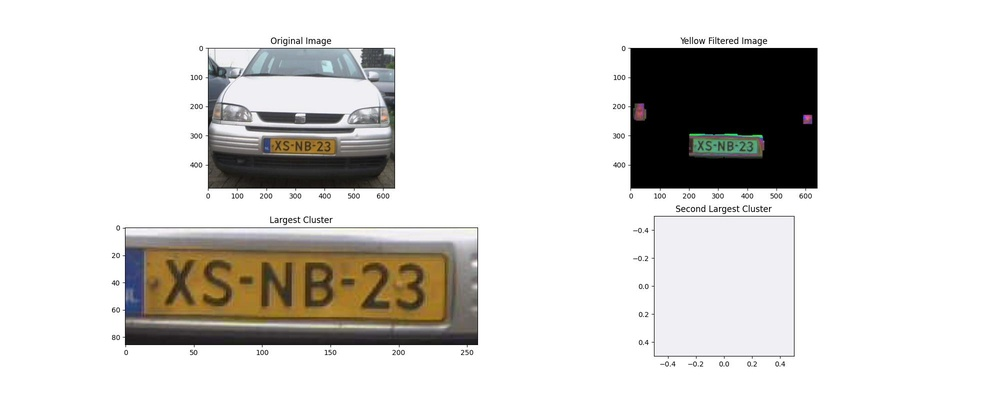
#> input picture LocalizationLogs/1.jpg, 1000 x 400 px, shrunk from 2000 x 800 before the run
$ python -i Localization.py   (imports and definitions only)
#> lines starting #> are read from the running program, lines starting #| are printed output that depends on the picture; after the words box and inside, x2 and y2 are one past the last pixel; in counts of white or black regions, pixels touching at a corner belong together
import cv2
import numpy as np
import matplotlib.pyplot as plt
import os


# [12 lines left out: function mostCommonColor, not called in this run]


def rotate_image(image):
    gray = cv2.cvtColor(image, cv2.COLOR_BGR2GRAY)

    edge_thresholds = np.arange(50, 255, 20)
    line_thresholds = np.arange(100, 50, -20)

    for edge_threshold in edge_thresholds:
        for line_threshold in line_thresholds:
            edges = cv2.Canny(gray, 50, edge_threshold)
            lines = cv2.HoughLines(edges, 1, np.pi / 180, line_threshold)

            if lines is not None:
                dominant_line = lines[0][0]
                angle = np.degrees(dominant_line[1]) - 90
                center = tuple(np.array(image.shape[1::-1]) / 2)
                rotation_matrix = cv2.getRotationMatrix2D(center, angle, 1.0)
                rotated_image = cv2.warpAffine(image, rotation_matrix, image.shape[1::-1], flags=cv2.INTER_LINEAR)

                # [17 lines of commented-out code are left out]

                return rotated_image

    # print("No lines detected")
    return None


def improveMask(mask):
    n8 = np.array([[1, 1, 1],
                   [1, 1, 1],
                   [1, 1, 1]], np.uint8)
    n4 = np.array([[0, 1, 0],
                   [1, 1, 1],
                   [0, 1, 0]], np.uint8)

    # Improve the mask using morphological dilation and erosion
    mask = cv2.erode(mask, n4)
    mask = cv2.dilate(mask, n8)
    mask = cv2.dilate(mask, n8)
    mask = cv2.dilate(mask, n8)
    mask = cv2.dilate(mask, n8)
    mask = cv2.dilate(mask, n8)
    mask = cv2.dilate(mask, n8)
    mask = cv2.dilate(mask, n8)
    mask = cv2.dilate(mask, n8)
    mask = cv2.dilate(mask, n8)
    mask = cv2.dilate(mask, n8)
    mask = cv2.dilate(mask, n8)
    mask = cv2.dilate(mask, n8)
    mask = cv2.dilate(mask, n8)
    mask = cv2.dilate(mask, n8)
    mask = cv2.dilate(mask, n8)
    # Return the improved mask
    return mask


# Define a function to create a gaussian kernel
# [18 lines left out: functions gaussianFilter, get_next_filename, not called in this run]


def twoBiggestPlates(image):
    hsv = cv2.cvtColor(image, cv2.COLOR_BGR2HSV)
    lower_yellow = np.array([10, 60, 100])
    upper_yellow = np.array([40, 255, 200])

    mask = cv2.inRange(hsv, lower_yellow, upper_yellow)
    mask = improveMask(mask)

    filtered_image = cv2.bitwise_and(image, image, mask=mask)
    filtered_image = cv2.cvtColor(filtered_image, cv2.COLOR_HSV2RGB)

    contours, _ = cv2.findContours(mask, cv2.RETR_EXTERNAL, cv2.CHAIN_APPROX_SIMPLE)

    if contours:
        largest_contour = max(contours, key=cv2.contourArea)

        largest_contour_mask = np.zeros_like(mask)
        cv2.drawContours(largest_contour_mask, [largest_contour], -1, 255, thickness=cv2.FILLED)
        x1, y1, w1, h1 = cv2.boundingRect(largest_contour)
        x2, y2, w2, h2 = 0, 0, 1, 1

        mask_without_largest = cv2.bitwise_xor(mask, largest_contour_mask)
        contours, _ = cv2.findContours(mask_without_largest, cv2.RETR_EXTERNAL, cv2.CHAIN_APPROX_SIMPLE)
        if contours:
            second_largest_contour = max(contours, key=cv2.contourArea)

            second_largest_contour_mask = np.zeros_like(mask)
            cv2.drawContours(second_largest_contour_mask, [second_largest_contour], -1, 255, thickness=cv2.FILLED)

            x2, y2, w2, h2 = cv2.boundingRect(second_largest_contour)
    else:
        x1, y1, w1, h1 = 0, 0, 1, 1
        x2, y2, w2, h2 = 0, 0, 1, 1

    firstArea = w1 * h1
    secondArea = w2 * h2

    if firstArea < 100:
        x1, y1, w1, h1 = 0, 0, 1, 1
    if secondArea < firstArea * 0.75:
        x2, y2, w2, h2 = 0, 0, 1, 1

    cropped_image_largest = image[y1:y1 + h1, x1:x1 + w1]
    cropped_image_second_largest = image[y2:y2 + h2, x2:x2 + w2]

    rotated_cropped_largest = rotate_image(cropped_image_largest)
    rotated_cropped_second_largest = rotate_image(cropped_image_second_largest)
    return rotated_cropped_largest, rotated_cropped_second_largest


# [49 lines left out: functions cropPlate, plate_detection, not called in this run]

>>> import cv2
>>> picture = cv2.imread('LocalizationLogs/1.jpg')
#> picture is the input picture: shape (400, 1000, 3); mean B, G, R 211.2, 213.9, 215.7
>>> result = twoBiggestPlates(picture)
#> in twoBiggestPlates, `hsv = cv2.cvtColor(image, cv2.COLOR_BGR2HSV)`: hsv: shape (400, 1000, 3); mean H, S, V 18, 13.6, 216.7
#> in twoBiggestPlates, `mask = cv2.inRange(hsv, lower_yellow, upper_yellow)`:
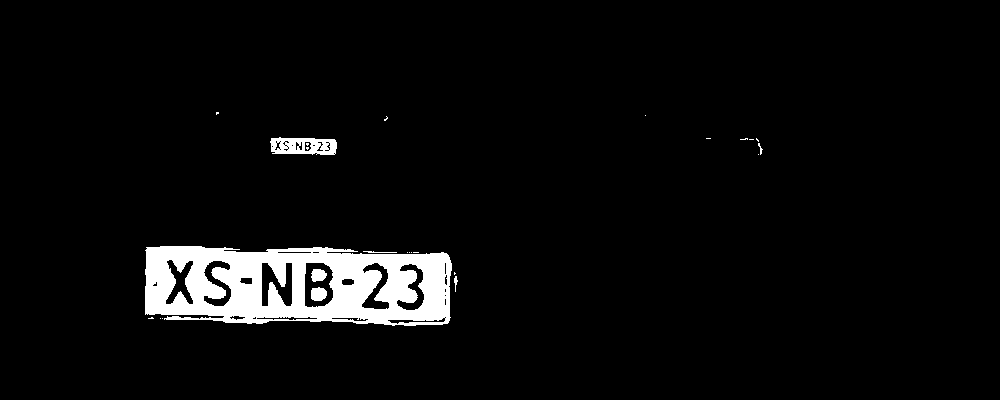
#> mask: shape (400, 1000); 4.7% white; 25 white regions (18 under 20 px), largest, box (x1, y1, x2, y2) and area: (145, 246, 452, 326) 17363, (270, 137, 337, 155) 881, (311, 287, 327, 301) 185
#> in improveMask, `mask = cv2.erode(mask, n4)`: mask: shape (400, 1000); 3.9% white; 19 white regions (13 under 20 px), largest, box (x1, y1, x2, y2) and area: (146, 247, 451, 324) 14745, (271, 138, 336, 154) 516, (312, 288, 326, 300) 141, (312, 270, 326, 281) 118, (399, 323, 443, 325) 51, (167, 317, 181, 319) 21
#> in improveMask, `mask = cv2.dilate(mask, n8)`: mask: shape (400, 1000); 4.8% white; 9 white regions (1 under 20 px), largest, box (x1, y1, x2, y2) and area: (145, 246, 452, 326) 17632, (270, 137, 337, 155) 971, (311, 287, 327, 301) 197
#> in improveMask, `mask = cv2.dilate(mask, n8)`: mask: shape (400, 1000); 5.5% white; 6 white regions, box (x1, y1, x2, y2) and area: (144, 245, 453, 327) 20240, (269, 136, 338, 156) 1223, (310, 286, 328, 302) 261, (310, 268, 328, 283) 236, (453, 276, 459, 285) 51, (759, 147, 764, 152) 25
#> in improveMask, `mask = cv2.dilate(mask, n8)`: mask: shape (400, 1000); 6.1% white; 3 white regions, box (x1, y1, x2, y2) and area: (143, 244, 460, 328) 22884, (268, 135, 339, 157) 1407, (758, 146, 765, 153) 49
#> in improveMask, `mask = cv2.dilate(mask, n8)`: mask: shape (400, 1000); 6.5% white; 3 white regions, box (x1, y1, x2, y2) and area: (142, 243, 461, 329) 24279, (267, 134, 340, 158) 1598, (757, 145, 766, 154) 81
#> in improveMask, `mask = cv2.dilate(mask, n8)`: mask: shape (400, 1000); 6.8% white; 3 white regions, box (x1, y1, x2, y2) and area: (141, 242, 462, 330) 25258, (266, 133, 341, 159) 1796, (756, 144, 767, 155) 121
#> in improveMask, `mask = cv2.dilate(mask, n8)`: mask: shape (400, 1000); 7.1% white; 3 white regions, box (x1, y1, x2, y2) and area: (140, 241, 463, 331) 26150, (265, 132, 342, 160) 2002, (755, 143, 768, 156) 169
#> in improveMask, `mask = cv2.dilate(mask, n8)`: mask: shape (400, 1000); 7.4% white; 3 white regions, box (x1, y1, x2, y2) and area: (139, 240, 464, 332) 27013, (264, 131, 343, 161) 2216, (754, 142, 769, 157) 225
#> in improveMask, `mask = cv2.dilate(mask, n8)`: mask: shape (400, 1000); 7.7% white; 3 white regions, box (x1, y1, x2, y2) and area: (138, 239, 465, 333) 27883, (263, 130, 344, 162) 2438, (753, 141, 770, 158) 289
#> in improveMask, `mask = cv2.dilate(mask, n8)`: mask: shape (400, 1000); 7.9% white; 3 white regions, box (x1, y1, x2, y2) and area: (137, 238, 466, 334) 28761, (262, 129, 345, 163) 2668, (752, 140, 771, 159) 361
#> in improveMask, `mask = cv2.dilate(mask, n8)`: mask: shape (400, 1000); 8.2% white; 3 white regions, box (x1, y1, x2, y2) and area: (136, 237, 467, 335) 29644, (261, 128, 346, 164) 2906, (751, 139, 772, 160) 441
#> in improveMask, `mask = cv2.dilate(mask, n8)`: mask: shape (400, 1000); 8.6% white; 3 white regions, box (x1, y1, x2, y2) and area: (135, 236, 468, 336) 30534, (260, 127, 347, 165) 3152, (750, 138, 773, 161) 529
#> in improveMask, `mask = cv2.dilate(mask, n8)`: mask: shape (400, 1000); 8.9% white; 3 white regions, box (x1, y1, x2, y2) and area: (134, 235, 469, 337) 31432, (259, 126, 348, 166) 3406, (749, 137, 774, 162) 625
#> in improveMask, `mask = cv2.dilate(mask, n8)`: mask: shape (400, 1000); 9.2% white; 3 white regions, box (x1, y1, x2, y2) and area: (133, 234, 470, 338) 32338, (258, 125, 349, 167) 3668, (748, 136, 775, 163) 729
#> in improveMask, `mask = cv2.dilate(mask, n8)`: mask: shape (400, 1000); 9.5% white; 3 white regions, box (x1, y1, x2, y2) and area: (132, 233, 471, 339) 33252, (257, 124, 350, 168) 3938, (747, 135, 776, 164) 841
#> in improveMask, `mask = cv2.dilate(mask, n8)`: mask: shape (400, 1000); 9.8% white; 3 white regions
#> in twoBiggestPlates, `filtered_image = cv2.cvtColor(filtered_image, cv2.COLOR_HSV2RGB)`:
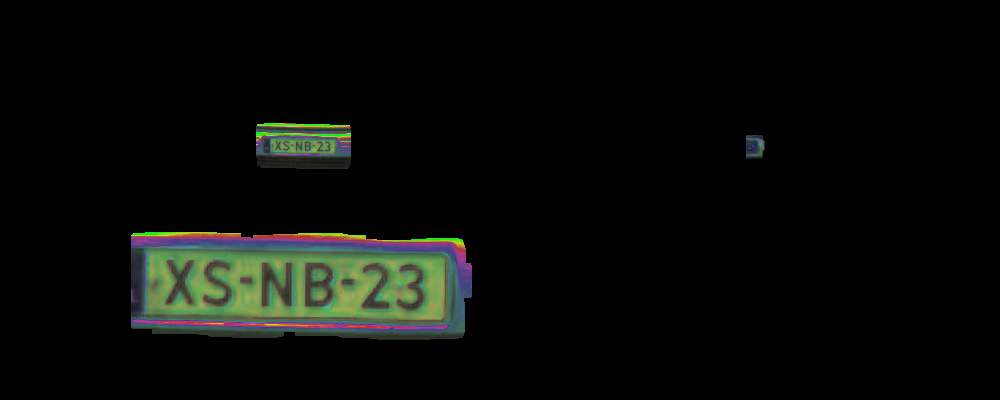
#> filtered_image: shape (400, 1000, 3); mean R, G, B 9.1, 10.7, 8.1
#> in twoBiggestPlates, `contours, _ = cv2.findContours(mask, cv2.RETR_EXTERNAL, cv2.CHAIN_APPR..`: contours = 3 contours; box (x1, y1, x2, y2) and area: (131, 232, 472, 340) 33734, (256, 123, 351, 169) 4082, (746, 134, 777, 165) 900
#> in twoBiggestPlates, `largest_contour = max(contours, key=cv2.contourArea)`: largest_contour = contour of 92 points, box (x1, y1, x2, y2) (131, 232, 472, 340), area 33734
#> in twoBiggestPlates, `cv2.drawContours(largest_contour_mask, [largest_contour], -1, 255, thi..`: largest_contour_mask: shape (400, 1000); 8.5% white; 1 white region, box (x1, y1, x2, y2) and area: (131, 232, 472, 340) 34174
#> in twoBiggestPlates, `x1, y1, w1, h1 = cv2.boundingRect(largest_contour)`: x1 = 131; y1 = 232; w1 = 341; h1 = 108
#> in twoBiggestPlates, `mask_without_largest = cv2.bitwise_xor(mask, largest_contour_mask)`: mask_without_largest: shape (400, 1000); 1.3% white; 2 white regions
#> in twoBiggestPlates, `contours, _ = cv2.findContours(mask_without_largest, cv2.RETR_EXTERNAL..`: contours = 2 contours; box (x1, y1, x2, y2) and area: (256, 123, 351, 169) 4082, (746, 134, 777, 165) 900
#> in twoBiggestPlates, `second_largest_contour = max(contours, key=cv2.contourArea)`: second_largest_contour = contour of 23 points, box (x1, y1, x2, y2) (256, 123, 351, 169), area 4082
#> in twoBiggestPlates, `cv2.drawContours(second_largest_contour_mask, [second_largest_contour]..`:
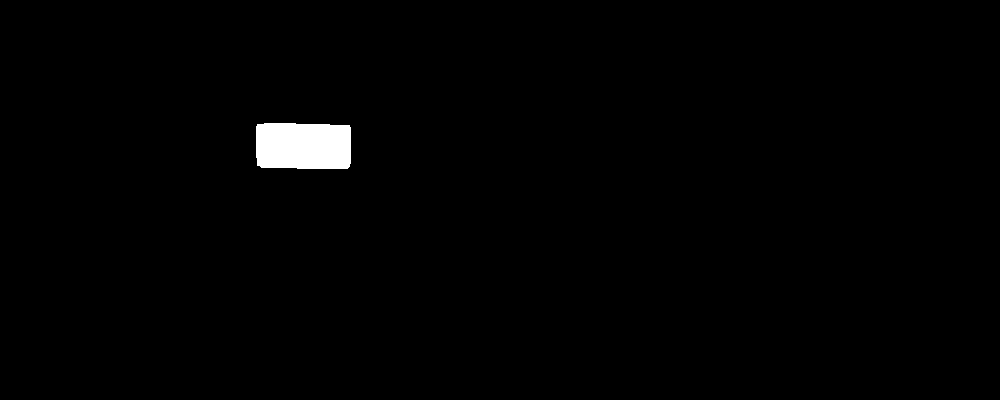
#> second_largest_contour_mask: shape (400, 1000); 1.1% white; 1 white region, box (x1, y1, x2, y2) and area: (256, 123, 351, 169) 4216
#> in twoBiggestPlates, `x2, y2, w2, h2 = cv2.boundingRect(second_largest_contour)`: x2 = 256; y2 = 123; w2 = 95; h2 = 46
#> in twoBiggestPlates, `firstArea = w1 * h1`: firstArea = 36828
#> in twoBiggestPlates, `secondArea = w2 * h2`: secondArea = 4370
#> in twoBiggestPlates, `cropped_image_largest = image[y1:y1 + h1, x1:x1 + w1]`:
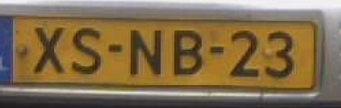
#> cropped_image_largest: shape (108, 341, 3); mean B, G, R 77.4, 109.7, 130
#> in twoBiggestPlates, `cropped_image_second_largest = image[y2:y2 + h2, x2:x2 + w2]`: cropped_image_second_largest = [[255, 255, 255]]
#> in rotate_image, `gray = cv2.cvtColor(image, cv2.COLOR_BGR2GRAY)`:
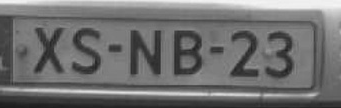
#> gray: shape (108, 341); min 28, max 244, mean 112.1
#> after the loop in rotate_image, `for edge_threshold in edge_thresholds:`:
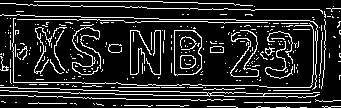
#> edges: shape (108, 341); 15.2% white in thin lines or dots
#> in twoBiggestPlates, `rotated_cropped_largest = rotate_image(cropped_image_largest)`:
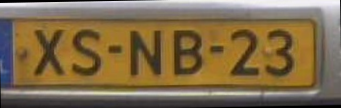
#> rotated_cropped_largest: shape (108, 341, 3); mean B, G, R 75.4, 107.8, 128

$ run again, on LocalizationLogs/10.jpg
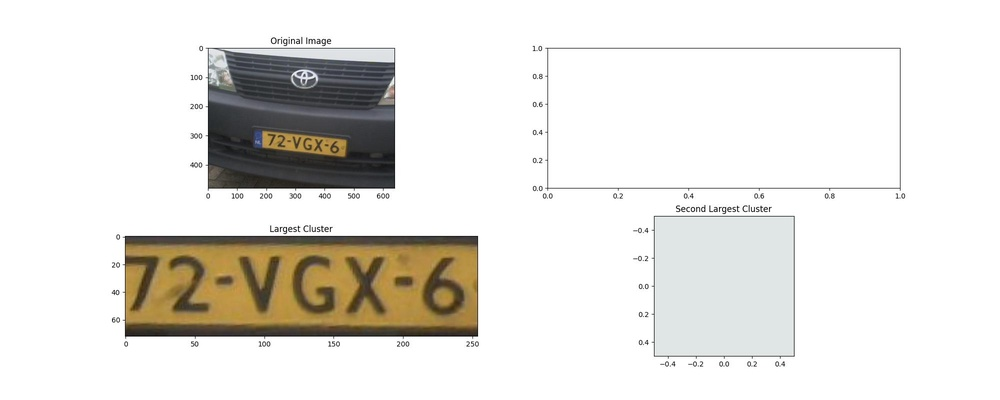
#> input picture LocalizationLogs/10.jpg, 1000 x 400 px, shrunk from 2000 x 800 before the run
#> picture is the input picture: shape (400, 1000, 3); mean B, G, R 223.5, 228, 230
#> hsv: shape (400, 1000, 3); mean H, S, V 13.1, 14.3, 230.7
#> in twoBiggestPlates, `mask = cv2.inRange(hsv, lower_yellow, upper_yellow)`:
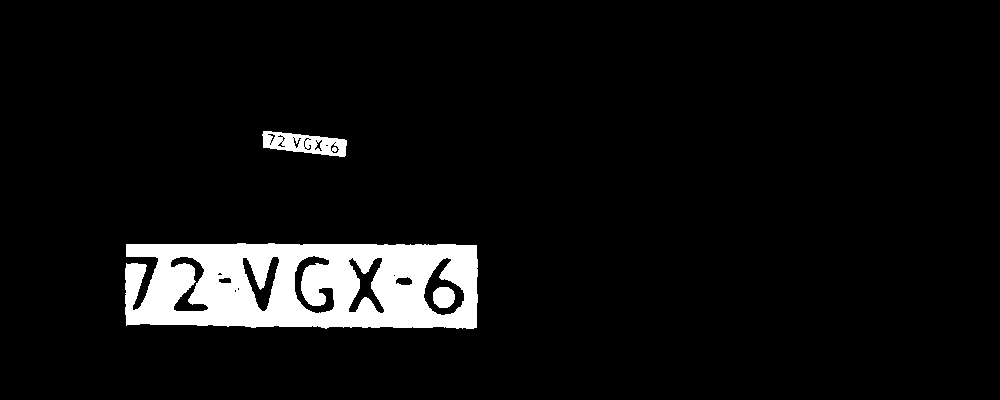
#> mask: shape (400, 1000); 6.4% white; 3 white regions, box (x1, y1, x2, y2) and area: (125, 243, 478, 329) 24021, (262, 131, 347, 157) 1312, (433, 287, 455, 308) 382
#> in twoBiggestPlates, `contours, _ = cv2.findContours(mask, cv2.RETR_EXTERNAL, cv2.CHAIN_APPR..`: contours = 2 contours; box (x1, y1, x2, y2) and area: (111, 229, 492, 343) 41910, (248, 117, 361, 171) 5232
#> largest_contour = contour of 36 points, box (x1, y1, x2, y2) (111, 229, 492, 343), area 41910
#> largest_contour_mask: shape (400, 1000); 10.6% white; 1 white region, box (x1, y1, x2, y2) and area: (111, 229, 492, 343) 42398
#> x1 = 111; y1 = 229; w1 = 381; h1 = 114
#> mask_without_largest: shape (400, 1000); 1.3% white; 1 white region
#> in twoBiggestPlates, `contours, _ = cv2.findContours(mask_without_largest, cv2.RETR_EXTERNAL..`: contours = 1 contour; box (x1, y1, x2, y2) and area: (248, 117, 361, 171) 5232
#> second_largest_contour = contour of 45 points, box (x1, y1, x2, y2) (248, 117, 361, 171), area 5232
#> x2 = 248; y2 = 117; w2 = 113; h2 = 54
#> firstArea = 43434
#> secondArea = 6102
#> cropped_image_second_largest = [[255, 255, 255]]
#> after the loop in rotate_image, `for edge_threshold in edge_thresholds:`:
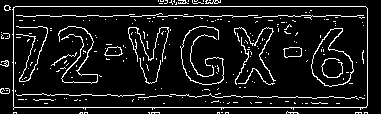
#> edges: shape (114, 381); 9.6% white in thin lines or dots
